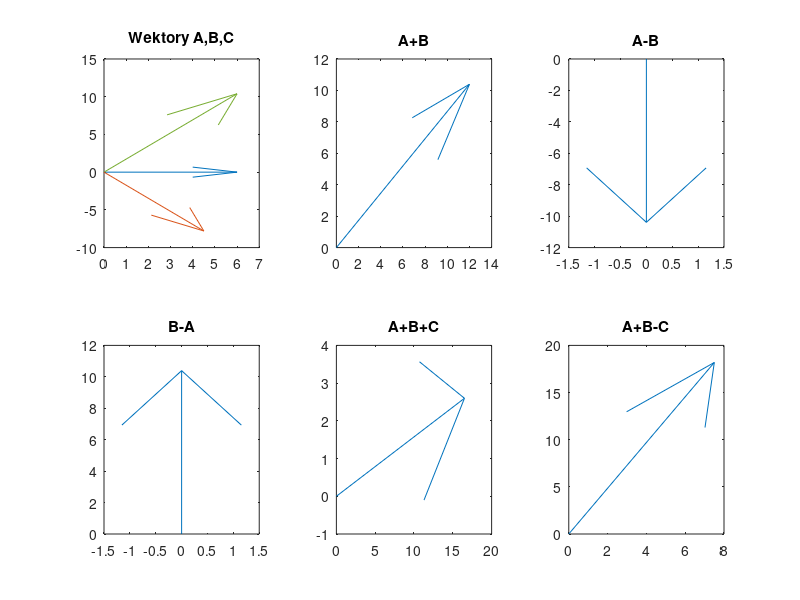

The MATLAB source for this figure:
a = 6;
b = 12;
c = 9;
kat = pi/3;

a_w = [6,0]
b_w = [cos(kat)*b,sin(kat)*b]
c_w = [cos(kat)*c,sin(kat)*c*-1]

disp('A+B: '); disp(a_w+b_w);
disp('A-B: '); disp(a_w-b_w);
disp('B-A: '); disp(b_w-a_w);
disp('A+B+C: '); disp(a_w+b_w+c_w);
disp('A+B-C: '); disp(a_w+b_w-c_w);

subplot(2,3,1);
quiver(0,0,a_w(1),a_w(2),1);
hold on;
quiver(0,0,b_w(1),b_w(2),1);
quiver(0,0,c_w(1),c_w(2),1);
title('Wektory A,B,C');

subplot(2,3,2);
quiver(0,0,a_w(1)+b_w(1),a_w(2)+b_w(2),1);
title('A+B');

subplot(2,3,3);
quiver(0,0,a_w(1)-b_w(1),a_w(2)-b_w(2),1);
title('A-B');

subplot(2,3,4);
quiver(0,0,b_w(1)-a_w(1),b_w(2)-a_w(2),1);
title('B-A');

subplot(2,3,5);
quiver(0,0,b_w(1)+a_w(1)+c_w(1),b_w(2)+a_w(2)+c_w(2),1);
title('A+B+C');

subplot(2,3,6);
quiver(0,0,b_w(1)+a_w(1)-c_w(1),b_w(2)+a_w(2)-c_w(2),1);
title('A+B-C');